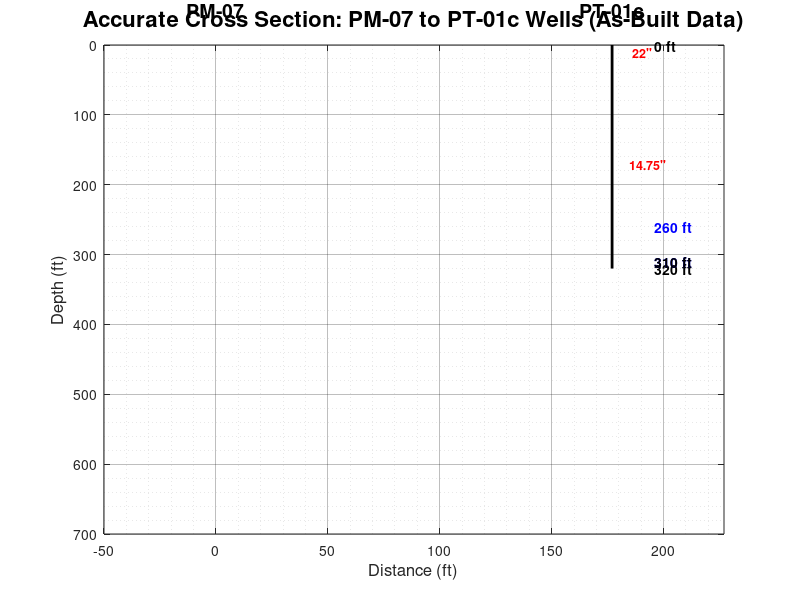

Write MATLAB code to recreate this figure. (Note: this script raises an error after producing the figure.)
function create_accurate_cross_section()
%CREATE_ACCURATE_CROSS_SECTION Creates an accurate cross section with actual as-built data
%
% This function creates a detailed geological cross section showing
% the actual well construction details for PM-07 and PT-01c wells
% based on as-built construction data.

%% Well Construction Data (As-Built)
% PM-07 well data (from previous analysis)
PM07.top_casing = 0;        % ft
PM07.bottom_casing = 665;   % ft
PM07.top_screen = 645;      % ft
PM07.bottom_screen = 665;   % ft
PM07.casing_diameter = 2.5; % inches

% PT-01c well data (AS-BUILT from construction diagram)
PT01c.top_casing = 0;       % ft
PT01c.bottom_casing = 320;  % ft (total well depth)
PT01c.top_screen = 260;     % ft
PT01c.bottom_screen = 310;  % ft
PT01c.casing_diameter = 6;  % inches (6-inch PVC)
PT01c.screen_slot_size = 0.050; % inches
PT01c.sump_depth = 310;     % ft (sump starts at screen bottom)
PT01c.sump_bottom = 320;    % ft (sump extends to well bottom)

% PT-01c Construction Materials (from as-built)
PT01c.cement_bentonite_grout_top = 0;     % ft
PT01c.cement_bentonite_grout_bottom = 240; % ft
PT01c.bentonite_seal_top = 240;           % ft
PT01c.bentonite_seal_bottom = 250;        % ft
PT01c.filter_pack_top = 250;              % ft
PT01c.filter_pack_bottom = 320;           % ft

% Borehole reaming information
PT01c.borehole_22inch_top = 0;    % ft
PT01c.borehole_22inch_bottom = 20; % ft
PT01c.borehole_14_75inch_top = 20; % ft
PT01c.borehole_14_75inch_bottom = 320; % ft

%% Cross Section Parameters
well_distance = 177; % feet (PM-07 is 177 ft NW of PT-01c)

% Create figure
figure('Name', 'Accurate Cross Section: PM-07 to PT-01c (As-Built)', 'Position', [50, 50, 1600, 1000]);

%% Define Geological Layers (estimated based on typical groundwater geology)
geology_layers = {
    0, 50, 'Topsoil/Sand';           % Surface layer
    50, 150, 'Clay/Silt';            % Confining layer
    150, 300, 'Sand/Gravel';         % Aquifer
    300, 450, 'Clay';                % Confining layer
    450, 600, 'Sandstone';           % Deeper aquifer
    600, 665, 'Bedrock'              % Bedrock
};

%% Plot Geological Layers
plot_geological_layers(geology_layers, well_distance);

%% Plot Wells
% PM-07 (left side)
x_pm07 = 0;
x_pt01c = well_distance;

% Plot PM-07 well (simplified) - make it more visible
plot_enhanced_well(x_pm07, PM07, 'PM-07', 'left');

% Plot PT-01c well with detailed construction
plot_detailed_pt01c_well(x_pt01c, PT01c, 'PT-01c', 'right');

%% Add Cross Section Details
% Set axis properties
xlim([-50, well_distance + 50]);
ylim([0, 700]);
set(gca, 'YDir', 'reverse'); % Depth increases downward
xlabel('Distance (ft)', 'FontSize', 12);
ylabel('Depth (ft)', 'FontSize', 12);
title('Accurate Cross Section: PM-07 to PT-01c Wells (As-Built Data)', 'FontSize', 16, 'FontWeight', 'bold');

% Add grid
grid on;
grid minor;
set(gca, 'GridAlpha', 0.3, 'MinorGridAlpha', 0.1);

% Add well labels
text(x_pm07, -50, 'PM-07', 'HorizontalAlignment', 'center', 'FontWeight', 'bold', 'FontSize', 14);
text(x_pt01c, -50, 'PT-01c', 'HorizontalAlignment', 'center', 'FontWeight', 'bold', 'FontSize', 14);

% Add depth markers
depth_markers = [100, 200, 300, 400, 500, 600];
for i = 1:length(depth_markers)
    yline(depth_markers(i), '--', 'Color', [0.6, 0.6, 0.6], 'Alpha', 0.7, 'LineWidth', 1);
    text(-35, depth_markers(i), sprintf('%d ft', depth_markers(i)), ...
         'HorizontalAlignment', 'right', 'Color', [0.4, 0.4, 0.4], 'FontSize', 10);
end

% Add distance markers
x_markers = [0, 44, 89, 133, 177];
for i = 1:length(x_markers)
    xline(x_markers(i), ':', 'Color', [0.6, 0.6, 0.6], 'Alpha', 0.5);
    text(x_markers(i), -30, sprintf('%d ft', x_markers(i)), ...
         'HorizontalAlignment', 'center', 'Color', [0.4, 0.4, 0.4], 'FontSize', 9);
end

% Add detailed construction summary
summary_text = {
    'Well Construction Summary (As-Built):';
    '';
    'PM-07:';
    sprintf('  Casing: 0 - %d ft (%.1f" diameter)', PM07.bottom_casing, PM07.casing_diameter);
    sprintf('  Screen: %d - %d ft', PM07.top_screen, PM07.bottom_screen);
    '';
    'PT-01c (As-Built):';
    sprintf('  Total Depth: %d ft', PT01c.bottom_casing);
    sprintf('  6" PVC Casing: 0 - %d ft', PT01c.bottom_casing);
    sprintf('  Screen: %d - %d ft (0.050" slots)', PT01c.top_screen, PT01c.bottom_screen);
    sprintf('  Sump: %d - %d ft', PT01c.sump_depth, PT01c.sump_bottom);
    sprintf('  Cement-Bentonite Grout: 0 - %d ft', PT01c.cement_bentonite_grout_bottom);
    sprintf('  Bentonite Seal: %d - %d ft', PT01c.bentonite_seal_top, PT01c.bentonite_seal_bottom);
    sprintf('  Filter Pack: %d - %d ft', PT01c.filter_pack_top, PT01c.filter_pack_bottom);
    '';
    'Borehole Reaming:';
    sprintf('  22" diameter: 0 - %d ft', PT01c.borehole_22inch_bottom);
    sprintf('  14.75" diameter: %d - %d ft', PT01c.borehole_14_75inch_top, PT01c.borehole_14_75inch_bottom);
};

text(well_distance/2, 50, summary_text, 'FontSize', 9, ...
     'BackgroundColor', 'white', 'EdgeColor', 'black', ...
     'VerticalAlignment', 'top', 'HorizontalAlignment', 'center');

% Add legend
legend_items = {'PM-07 Casing', 'PM-07 Screen', 'PT-01c Casing', 'PT-01c Screen', ...
                'PT-01c Sump', 'Cement-Bentonite Grout', 'Bentonite Seal', 'Filter Pack', ...
                '22" Borehole', '14.75" Borehole'};
legend(legend_items, 'Location', 'northeast', 'FontSize', 9);

fprintf('Accurate cross section created successfully!\n');
fprintf('PM-07: Casing 0-%d ft, Screen %d-%d ft\n', PM07.bottom_casing, PM07.top_screen, PM07.bottom_screen);
fprintf('PT-01c: Total depth %d ft, Screen %d-%d ft, Sump %d-%d ft\n', ...
        PT01c.bottom_casing, PT01c.top_screen, PT01c.bottom_screen, PT01c.sump_depth, PT01c.sump_bottom);

end

function plot_geological_layers(layers, well_distance)
%PLOT_GEOLOGICAL_LAYERS Plots geological layers between wells

% Define colors for different geological units
colors = [
    0.8, 0.6, 0.4;  % Topsoil/Sand - tan
    0.6, 0.5, 0.4;  % Clay/Silt - brown
    0.9, 0.8, 0.6;  % Sand/Gravel - light tan
    0.5, 0.4, 0.3;  % Clay - dark brown
    0.7, 0.7, 0.6;  % Sandstone - gray-tan
    0.4, 0.4, 0.4   % Bedrock - dark gray
];

for i = 1:length(layers)
    top_depth = layers{i, 1};
    bottom_depth = layers{i, 2};
    layer_name = layers{i, 3};
    
    % Create layer polygon
    x_coords = [0, well_distance, well_distance, 0, 0];
    y_coords = [top_depth, top_depth, bottom_depth, bottom_depth, top_depth];
    
    % Fill the layer
    fill(x_coords, y_coords, colors(i, :), 'EdgeColor', 'black', ...
         'LineWidth', 0.5, 'FaceAlpha', 0.6);
    
    % Add layer label
    text(well_distance/2, (top_depth + bottom_depth)/2, layer_name, ...
         'HorizontalAlignment', 'center', 'VerticalAlignment', 'middle', ...
         'FontSize', 10, 'FontWeight', 'bold', 'Color', 'black');
end

end

function plot_enhanced_well(x_position, well_data, well_name, side)
%PLOT_ENHANCED_WELL Plots PM-07 well with enhanced visualization

% Well width for visualization - make it larger and more visible
well_width = 6;

% Plot casing (solid line with gradient effect)
casing_x = [x_position - well_width/2, x_position + well_width/2, ...
            x_position + well_width/2, x_position - well_width/2, ...
            x_position - well_width/2];
casing_y = [well_data.top_casing, well_data.top_casing, ...
            well_data.bottom_casing, well_data.bottom_casing, ...
            well_data.top_casing];

fill(casing_x, casing_y, [0.8, 0.8, 0.8], 'EdgeColor', 'black', 'LineWidth', 3);

% Plot screen (dashed line with blue fill)
screen_x = [x_position - well_width/2, x_position + well_width/2, ...
            x_position + well_width/2, x_position - well_width/2, ...
            x_position - well_width/2];
screen_y = [well_data.top_screen, well_data.top_screen, ...
            well_data.bottom_screen, well_data.bottom_screen, ...
            well_data.top_screen];

fill(screen_x, screen_y, [0.3, 0.6, 1.0], 'EdgeColor', 'blue', 'LineWidth', 3, ...
     'LineStyle', '--', 'FaceAlpha', 0.7);

% Add well center line - make it very visible
plot([x_position, x_position], [well_data.top_casing, well_data.bottom_casing], ...
     'k-', 'LineWidth', 4);

% Add depth labels
if strcmp(side, 'left')
    text(x_position - well_width/2 - 12, well_data.top_casing, '0 ft', ...
         'HorizontalAlignment', 'right', 'VerticalAlignment', 'middle', ...
         'FontSize', 11, 'FontWeight', 'bold');
    text(x_position - well_width/2 - 12, well_data.bottom_casing, ...
         sprintf('%d ft', well_data.bottom_casing), ...
         'HorizontalAlignment', 'right', 'VerticalAlignment', 'middle', ...
         'FontSize', 11, 'FontWeight', 'bold');
    if well_data.top_screen ~= well_data.bottom_screen
        text(x_position - well_width/2 - 12, well_data.top_screen, ...
             sprintf('%d ft', well_data.top_screen), ...
             'HorizontalAlignment', 'right', 'VerticalAlignment', 'middle', ...
             'FontSize', 11, 'FontWeight', 'bold', 'Color', 'blue');
    end
end

end

function plot_detailed_pt01c_well(x_position, well_data, well_name, side)
%PLOT_DETAILED_PT01C_WELL Plots PT-01c well with detailed as-built construction

% Well width for visualization
well_width = 8;

% Plot 22-inch borehole (0-20 ft)
borehole_22_x = [x_position - well_width, x_position + well_width, ...
                 x_position + well_width, x_position - well_width, ...
                 x_position - well_width];
borehole_22_y = [well_data.borehole_22inch_top, well_data.borehole_22inch_top, ...
                 well_data.borehole_22inch_bottom, well_data.borehole_22inch_bottom, ...
                 well_data.borehole_22inch_top];

fill(borehole_22_x, borehole_22_y, [0.9, 0.9, 0.9], 'EdgeColor', 'black', 'LineWidth', 1, 'FaceAlpha', 0.3);

% Plot 14.75-inch borehole (20-320 ft)
borehole_14_75_x = [x_position - well_width*0.7, x_position + well_width*0.7, ...
                    x_position + well_width*0.7, x_position - well_width*0.7, ...
                    x_position - well_width*0.7];
borehole_14_75_y = [well_data.borehole_14_75inch_top, well_data.borehole_14_75inch_top, ...
                    well_data.borehole_14_75inch_bottom, well_data.borehole_14_75inch_bottom, ...
                    well_data.borehole_14_75inch_top];

fill(borehole_14_75_x, borehole_14_75_y, [0.9, 0.9, 0.9], 'EdgeColor', 'black', 'LineWidth', 1, 'FaceAlpha', 0.3);

% Plot cement-bentonite grout (0-240 ft)
grout_x = [x_position - well_width*0.6, x_position + well_width*0.6, ...
           x_position + well_width*0.6, x_position - well_width*0.6, ...
           x_position - well_width*0.6];
grout_y = [well_data.cement_bentonite_grout_top, well_data.cement_bentonite_grout_top, ...
           well_data.cement_bentonite_grout_bottom, well_data.cement_bentonite_grout_bottom, ...
           well_data.cement_bentonite_grout_top];

fill(grout_x, grout_y, [0.8, 0.8, 0.6], 'EdgeColor', 'black', 'LineWidth', 1, 'FaceAlpha', 0.8);

% Plot bentonite seal (240-250 ft)
seal_x = [x_position - well_width*0.6, x_position + well_width*0.6, ...
          x_position + well_width*0.6, x_position - well_width*0.6, ...
          x_position - well_width*0.6];
seal_y = [well_data.bentonite_seal_top, well_data.bentonite_seal_top, ...
          well_data.bentonite_seal_bottom, well_data.bentonite_seal_bottom, ...
          well_data.bentonite_seal_top];

fill(seal_x, seal_y, [0.6, 0.4, 0.2], 'EdgeColor', 'black', 'LineWidth', 1, 'FaceAlpha', 0.9);

% Plot filter pack (250-320 ft)
filter_x = [x_position - well_width*0.6, x_position + well_width*0.6, ...
            x_position + well_width*0.6, x_position - well_width*0.6, ...
            x_position - well_width*0.6];
filter_y = [well_data.filter_pack_top, well_data.filter_pack_top, ...
            well_data.filter_pack_bottom, well_data.filter_pack_bottom, ...
            well_data.filter_pack_top];

fill(filter_x, filter_y, [0.9, 0.8, 0.5], 'EdgeColor', 'black', 'LineWidth', 1, 'FaceAlpha', 0.7);

% Plot casing (6-inch PVC)
casing_x = [x_position - well_width/4, x_position + well_width/4, ...
            x_position + well_width/4, x_position - well_width/4, ...
            x_position - well_width/4];
casing_y = [well_data.top_casing, well_data.top_casing, ...
            well_data.bottom_casing, well_data.bottom_casing, ...
            well_data.top_casing];

fill(casing_x, casing_y, [0.8, 0.8, 0.8], 'EdgeColor', 'black', 'LineWidth', 2);

% Plot screen (0.050-inch slots)
screen_x = [x_position - well_width/4, x_position + well_width/4, ...
            x_position + well_width/4, x_position - well_width/4, ...
            x_position - well_width/4];
screen_y = [well_data.top_screen, well_data.top_screen, ...
            well_data.bottom_screen, well_data.bottom_screen, ...
            well_data.top_screen];

fill(screen_x, screen_y, [0.3, 0.6, 1.0], 'EdgeColor', 'blue', 'LineWidth', 2.5, ...
     'LineStyle', '--', 'FaceAlpha', 0.6);

% Plot sump
sump_x = [x_position - well_width/4, x_position + well_width/4, ...
          x_position + well_width/4, x_position - well_width/4, ...
          x_position - well_width/4];
sump_y = [well_data.sump_depth, well_data.sump_depth, ...
          well_data.sump_bottom, well_data.sump_bottom, ...
          well_data.sump_depth];

fill(sump_x, sump_y, [0.2, 0.2, 0.2], 'EdgeColor', 'black', 'LineWidth', 2);

% Add well center line
plot([x_position, x_position], [well_data.top_casing, well_data.bottom_casing], ...
     'k-', 'LineWidth', 2);

% Add borehole diameter labels
text(x_position + well_width/2 + 5, 10, '22"', 'HorizontalAlignment', 'left', ...
     'VerticalAlignment', 'middle', 'FontSize', 9, 'FontWeight', 'bold', 'Color', 'red');
text(x_position + well_width*0.7/2 + 5, 170, '14.75"', 'HorizontalAlignment', 'left', ...
     'VerticalAlignment', 'middle', 'FontSize', 9, 'FontWeight', 'bold', 'Color', 'red');

% Add depth labels
if strcmp(side, 'right')
    text(x_position + well_width/2 + 15, well_data.top_casing, '0 ft', ...
         'HorizontalAlignment', 'left', 'VerticalAlignment', 'middle', ...
         'FontSize', 10, 'FontWeight', 'bold');
    text(x_position + well_width/2 + 15, well_data.bottom_casing, ...
         sprintf('%d ft', well_data.bottom_casing), ...
         'HorizontalAlignment', 'left', 'VerticalAlignment', 'middle', ...
         'FontSize', 10, 'FontWeight', 'bold');
    text(x_position + well_width/2 + 15, well_data.top_screen, ...
         sprintf('%d ft', well_data.top_screen), ...
         'HorizontalAlignment', 'left', 'VerticalAlignment', 'middle', ...
         'FontSize', 10, 'FontWeight', 'bold', 'Color', 'blue');
    text(x_position + well_width/2 + 15, well_data.bottom_screen, ...
         sprintf('%d ft', well_data.bottom_screen), ...
         'HorizontalAlignment', 'left', 'VerticalAlignment', 'middle', ...
         'FontSize', 10, 'FontWeight', 'bold', 'Color', 'blue');
    text(x_position + well_width/2 + 15, well_data.sump_depth, ...
         sprintf('%d ft', well_data.sump_depth), ...
         'HorizontalAlignment', 'left', 'VerticalAlignment', 'middle', ...
         'FontSize', 10, 'FontWeight', 'bold', 'Color', 'black');
end

end
